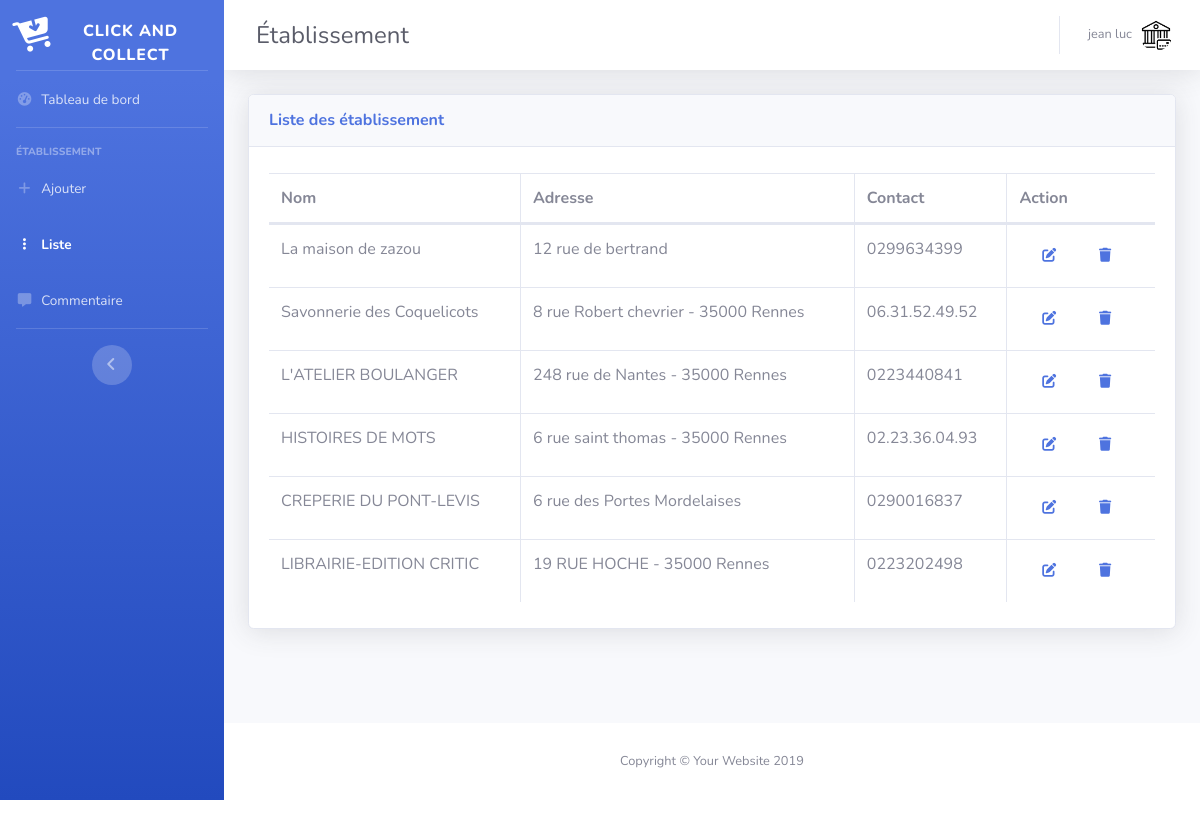
Screenshot of /admin/list_marchand.php (signed in) with the database file from the repository.
### tables this page shows
CREATE TABLE `utilisateur` (
  `nom` varchar(42) NOT NULL,
  `prenom` varchar(42) NOT NULL,
  `login` varchar(42) NOT NULL,
  `mdp` varchar(42) NOT NULL,
  `id_acces` int(11) NOT NULL
);

CREATE TABLE `etablissement` (
  `id_eta` int(11) NOT NULL,
  `nom_eta` varchar(42) DEFAULT NULL,
  `photo` varchar(42) DEFAULT NULL,
  `adresse` varchar(42) DEFAULT NULL,
  `numero` varchar(20) DEFAULT NULL,
  `email` varchar(42) DEFAULT NULL,
  `description` text DEFAULT NULL,
  `login` varchar(42) DEFAULT NULL,
  `id_cat` int(11) DEFAULT NULL,
  `lien` varchar(300) DEFAULT NULL
);

### admin/list_marchand.php (the view, shortened to what this page needs)
<?php
    $db = Database::connect();
    $recup = $db-> prepare("SELECT * FROM utilisateur WHERE login=?");
    $recup->execute(array($_SESSION['use']));
    $affiche = $recup->fetch();
    if (isset($_SESSION['CONNECT']) AND $_SESSION['CONNECT']=='OK'){
?>
<!DOCTYPE html>
<html lang="fr">
<head>
    <link href="vendor/fontawesome-free/css/all.min.css" rel="stylesheet" type="text/css">
    <link href="css/sb-admin-2.min.css" rel="stylesheet">
    <link href="vendor/datatables/dataTables.bootstrap4.min.css" rel="stylesheet">
</head>
<body id="page-top">
    <div id="wrapper">
        <ul class="navbar-nav bg-gradient-primary sidebar sidebar-dark accordion" id="accordionSidebar">
            <a class="sidebar-brand d-flex align-items-center justify-content-center" href="index.php">
                <div class="sidebar-brand-icon rotate-n-15">
                    <i class="fas fa-cart-arrow-down"></i>
                </div>
                <div class="sidebar-brand-text mt-3">Click And Collect </div>
            </a>
            <hr class="sidebar-divider my-0">
            <li class="nav-item">
                <a class="nav-link" href="index_marchand.php">
                    <i class="fas fa-fw fa-tachometer-alt"></i>
                    <span>Tableau de bord</span></a>
            </li>
            <hr class="sidebar-divider">
            <div class="sidebar-heading">
                Établissement
            </div>
            <li class="nav-item">
                <a class="nav-link" href="ajout_marchand.php">
                    <i class="fas fa-fw fa-plus"></i>
                    <span>Ajouter</span></a>
            </li>
            <li class="nav-item active">
                <a class="nav-link" href="list_marchand.php">
                    <i class="fas fa-fw fa-ellipsis-v"></i>
                    <span>Liste</span></a>
            </li>
            <li class="nav-item">
                <a class="nav-link" href="comment_marchand.php">
                    <i class="fas fa-fw far fa-comment-alt"></i>
                    <span>Commentaire</span></a>
            </li>
            <hr class="sidebar-divider d-none d-md-block">
            <div class="text-center d-none d-md-inline">
                <button class="rounded-circle border-0" id="sidebarToggle"></button>
            </div>
        </ul>
        <div id="content-wrapper" class="d-flex flex-column">
            <div id="content">
                <nav class="navbar navbar-expand navbar-light bg-white topbar mb-4 static-top shadow">
                    <form class="d-none d-sm-inline-block form-inline mr-auto ml-md-3 my-2 my-md-0 mw-100 navbar-search">
                        <div class="input-group">
                            <div class="d-sm-flex align-items-center justify-content-between mb-4">
                                <h1 class="h4 mb-0 text-gray-800 mt-4">Établissement</h1>
                            </div>
                        </div>
                    </form>
                    <ul class="navbar-nav ml-auto">
                        <li class="nav-item dropdown no-arrow">
                            <a class="nav-link dropdown-toggle" href="#" id="userDropdown" role="button" data-toggle="dropdown" aria-haspopup="true" aria-expanded="false">
                                <span class="mr-2 d-none d-lg-inline text-gray-600 small"><?= $affiche['nom'].' '.$affiche['prenom']; ?></span>
                                <img class="img-profile rounded-circle" src="img/marchand.jpg">
                            </a>
                        </li>
                    </ul>
                </nav>
                <div class="container-fluid">
                    <div class="card shadow mb-4">
                        <div class="card-header py-3">
                            <h6 class="m-0 font-weight-bold text-primary">Liste des établissement</h6>
                        </div>
                        <div class="card-body">
                            <div class="table-responsive">
                                <table class="table table-bordered" id="dataTable" width="100%" cellspacing="0">
                                    <thead>
                                        <tr>
                                            <th>Nom</th>
                                            <th>Adresse</th>
                                            <th>Contact</th>
                                            <th>Action</th>
                                        </tr>
                                    </thead>
                                    <tbody>
                                    <?php
                                        try
                                        {
                                            $bdd = new PDO('mysql:host=localhost;dbname=clickandcollect', 'root', '');
                                        }
                                        catch(Exception $e)
                                        {
                                            die('Erreur : '.$e->getMessage());
                                        }
                                        $reponse = $bdd->query('SELECT * FROM etablissement ');
                                        ?>
                                        <?php
                                      while($donnees = $reponse->fetch()){
                                       ?>
                                       <tr>
                                          <td><?php echo $donnees['nom_eta'];?></td>
                                          <td><?php echo $donnees['adresse'];?></td>
                                          <td><?php echo $donnees['numero'];?></td>
                                          <td class="text-center">
                                                         <button class="btn btn-link" data-toggle="modal" data-target="#inlineForm"><i class="fas fa-edit fa-sm fa-fw mr-2 fa-2x"></i></button>
                                                            <button class="btn btn-link" data-toggle="modal" data-toggle="modal" data-target="#warning"><a href="traitement_delete.php?msg=<?php echo $donnees['login']; ?>"><i class="fas fa-trash fa-sm fa-fw mr-2 fa-2x"></a></i></button>
                                                          </td>
                                      </tr>
                                       <?php
                                         }
                                       ?>
                                    </tbody>
                                </table>
                            </div>
                        </div>
                    </div>
                </div>
            </div>
            <footer class="sticky-footer bg-white">
                <div class="container my-auto">
                    <div class="copyright text-center my-auto">
                        <span>Copyright &copy; Your Website 2019</span>
                    </div>
                </div>
            </footer>
        </div>
    </div>
</body>
</html>
<?php
    }
    else
    {
        header("location:login.php");
    }
?>

### rows the page displays
utilisateur: nom "jean", prenom "luc"
etablissement: nom_eta "La maison de zazou", adresse "12 rue de bertrand", numero "0299634399"
etablissement: nom_eta "Savonnerie des Coquelicots", adresse "8 rue Robert chevrier - 35000 Rennes", numero "06.31.52.49.52"
etablissement: nom_eta "L'ATELIER BOULANGER", adresse "248 rue de Nantes - 35000 Rennes", numero "0223440841"
etablissement: nom_eta "HISTOIRES DE MOTS", adresse "6 rue saint thomas - 35000 Rennes", numero "02.23.36.04.93"
etablissement: nom_eta "CREPERIE DU PONT-LEVIS", adresse "6 rue des Portes Mordelaises", numero "0290016837"
etablissement: nom_eta "LIBRAIRIE-EDITION CRITIC", adresse "19 RUE HOCHE - 35000 Rennes", numero "0223202498"
